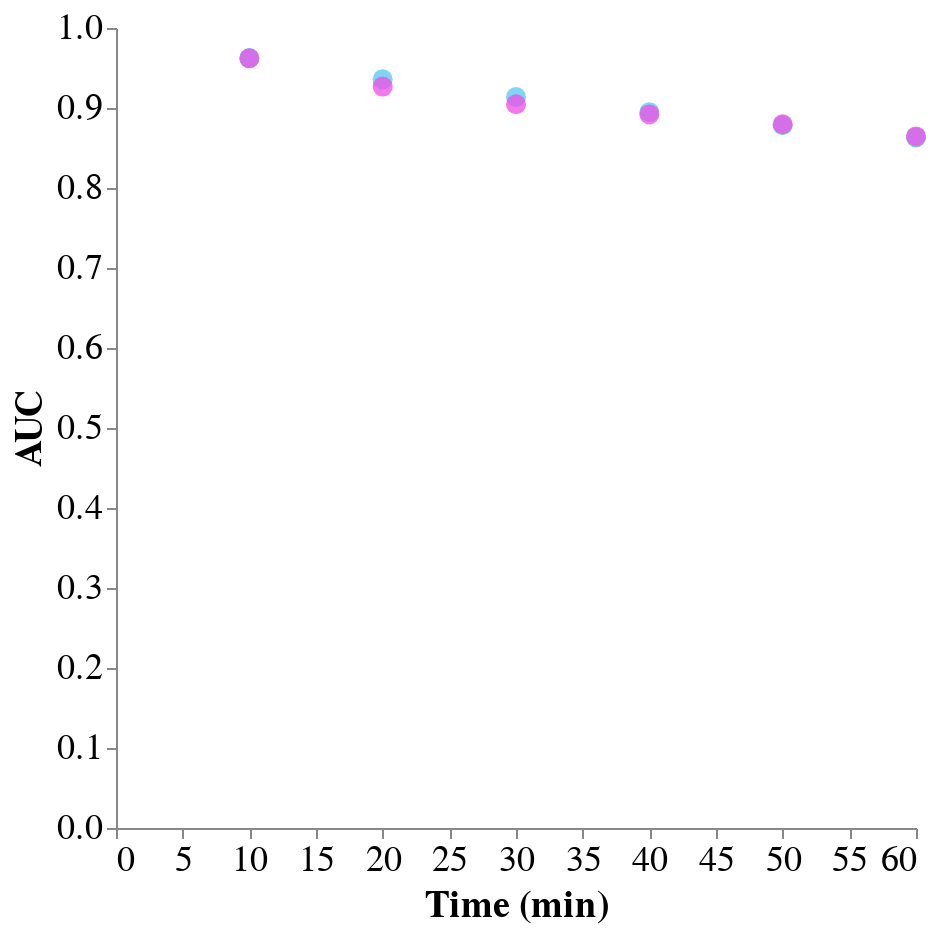

Notebook code for this chart:
### Code cell
import altair as alt

alt.themes.enable("dark")


AUC_chart = (alt.Chart(scores_df).mark_circle().encode(
    x=alt.X('Time (min):Q'),
    y=alt.Y('AUC:Q'),
    opacity=alt.value(0.5),
    color=alt.value('#00ABE7')
).properties(
    width=400,
    height=400
)
)

AUC_chart_rf = (alt.Chart(scores_df_rf).mark_circle().encode(
    x=alt.X('Time (min):Q'),
    y=alt.Y('AUC:Q'),
    opacity=alt.value(0.75),
    color=alt.value('#F04BE6')
).properties(
    width=400,
    height=400
)
)

dou =  AUC_chart+AUC_chart_rf
(dou.configure_axis(
        grid=False,
        labelFontSize=18,
        titleFontSize=19
    ).configure_view(
        stroke=None
    ).configure_circle(
    size=100)
    )

### Figure 1 — Vega-Lite specification as saved in the notebook (floating-point values rounded to 4 significant figures)
{"usermeta": {"embedOptions": {"theme": "dark"}}, "config": {"view": {"continuousWidth": 400, "continuousHeight": 300, "stroke": null}, "axis": {"grid": false, "labelFontSize": 18, "titleFontSize": 19}, "circle": {"size": 100}}, "layer": [{"data": {"name": "data-cab959ed7cf3c95a56968877c996bad5"}, "mark": "circle", "encoding": {"color": {"value": "#00ABE7"}, "opacity": {"value": 0.5}, "x": {"field": "Time (min)", "type": "quantitative"}, "y": {"field": "AUC", "type": "quantitative"}}, "height": 400, "width": 400}, {"data": {"name": "data-5e7b5e84f450c400081f21a7c91668dd"}, "mark": "circle", "encoding": {"color": {"value": "#F04BE6"}, "opacity": {"value": 0.75}, "x": {"field": "Time (min)", "type": "quantitative"}, "y": {"field": "AUC", "type": "quantitative"}}, "height": 400, "width": 400}], "$schema": "https://vega.github.io/schema/vega-lite/v4.17.0.json", "datasets": {"data-cab959ed7cf3c95a56968877c996bad5": [{"Time (min)": 10, "Accuracy": 0.8967, "Precision": 0.8968, "Recall": 0.9998, "AUC": 0.9624}, {"Time (min)": 20, "Accuracy": 0.8303, "Precision": 0.8445, "Recall": 0.975, "AUC": 0.9358}, {"Time (min)": 30, "Accuracy": 0.7831, "Precision": 0.8325, "Recall": 0.904, "AUC": 0.9138}, {"Time (min)": 40, "Accuracy": 0.7482, "Precision": 0.8173, "Recall": 0.8503, "AUC": 0.8948}, {"Time (min)": 50, "Accuracy": 0.7279, "Precision": 0.8083, "Recall": 0.8074, "AUC": 0.8785}, {"Time (min)": 60, "Accuracy": 0.7127, "Precision": 0.8024, "Recall": 0.7662, "AUC": 0.8632}], "data-5e7b5e84f450c400081f21a7c91668dd": [{"Time (min)": 10, "Accuracy": 0.8964, "Precision": 0.8964, "Recall": 1.0, "AUC": 0.9621}, {"Time (min)": 20, "Accuracy": 0.8296, "Precision": 0.8296, "Recall": 1.0, "AUC": 0.9268}, {"Time (min)": 30, "Accuracy": 0.7811, "Precision": 0.7811, "Recall": 0.9998, "AUC": 0.9047}, {"Time (min)": 40, "Accuracy": 0.7522, "Precision": 0.783, "Recall": 0.9208, "AUC": 0.892}, {"Time (min)": 50, "Accuracy": 0.7359, "Precision": 0.7889, "Recall": 0.8562, "AUC": 0.8797}, {"Time (min)": 60, "Accuracy": 0.7155, "Precision": 0.7874, "Recall": 0.7967, "AUC": 0.8645}]}}
